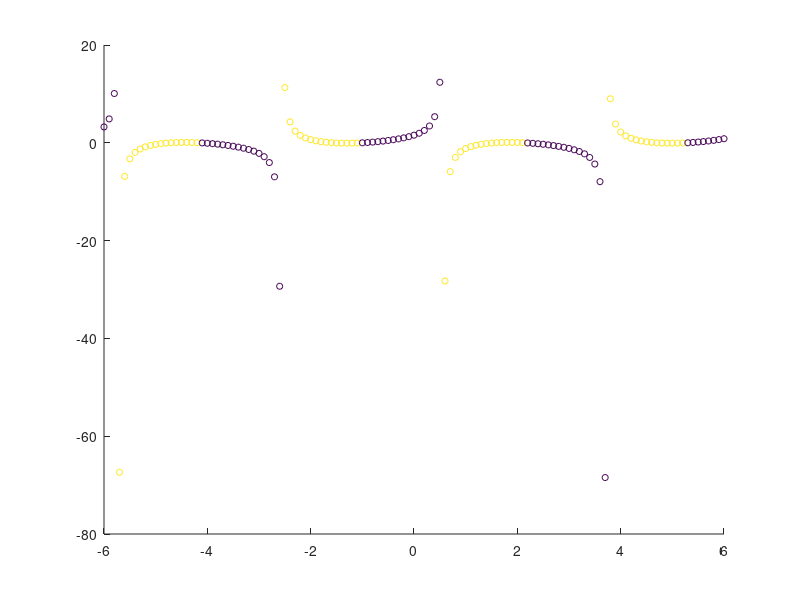

Write the MATLAB code that produced this figure. (Note: this script raises an error after producing the figure.)
clear;
close all;
addpath('../../matfertilized/fertilized');

% load('testdata.mat');
% Y = uint32(randi([0 1],200,1));
X = [];
Y = [];

for x = -6: .1 : 6;
    y = cos(x) * tan(x + 1);
    X = [X; [x, y]];
    Y = [Y; tan(x + 1)<0];    
end

X = single(X);
Y = uint32(Y);

figure;
scatter(X(:, 1), X(:, 2), 20, Y);

s = Soil();

plotX = [-6, 6, 100];
plotY = [-6, 6, 100];

% Lets build a customized forest:
depth = 12;
n_trees = 200;
% These variables will contain the classifiers and leaf managers for each
% tree.
cls = {};
lm = {};

for i = 1:n_trees
    % StandardFeatureSelectionProvider
    stdFeatureSelect = s.StandardFeatureSelectionProvider(1, 2, 2, 2, 1+i);

    % LinearSurfaceCalculator
    linSurface = s.LinearSurfaceCalculator(400, 2, 1+i);

    % RandomizedClassificationThresholdOptimizer
    shannon = s.ShannonEntropy();
    entropyGain = s.EntropyGain(shannon);
    rcto = s.RandomizedClassificationThresholdOptimizer(1, 2, entropyGain, 0, 1, 1+i);

    % ThresholdDecider
    tClassifier = s.ThresholdDecider(stdFeatureSelect, linSurface, rcto);

    % ClassificationLeafManager
    leafMgr = s.ClassificationLeafManager(2);
    
    cls{i} = tClassifier;
    lm{i} = leafMgr;
end


nb = s.NoBagging();
training = s.ClassicTraining(nb);

f = s.Forest(depth, 1, 2, n_trees, cls, lm, training);

% fit forest
f.fit(X, Y);

% paint prediction plot
figure;
point_prob_plot(f, X, Y, plotX, plotY);
